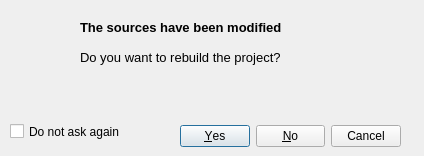
<ui version="4.0" >
 <class>RebuildDialog</class>
 <widget class="QDialog" name="RebuildDialog" >
  <property name="windowModality" >
   <enum>Qt::ApplicationModal</enum>
  </property>
  <property name="geometry" >
   <rect>
    <x>0</x>
    <y>0</y>
    <width>424</width>
    <height>156</height>
   </rect>
  </property>
  <property name="windowTitle" >
   <string>Quit?</string>
  </property>
  <property name="windowIcon" >
   <iconset>
    <normaloff>:/icons/22x22/state-failed.png</normaloff>:/icons/22x22/state-failed.png</iconset>
  </property>
  <widget class="QDialogButtonBox" name="btDlgControl" >
   <property name="geometry" >
    <rect>
     <x>180</x>
     <y>120</y>
     <width>221</width>
     <height>32</height>
    </rect>
   </property>
   <property name="orientation" >
    <enum>Qt::Horizontal</enum>
   </property>
   <property name="standardButtons" >
    <set>QDialogButtonBox::Cancel|QDialogButtonBox::No|QDialogButtonBox::Yes</set>
   </property>
   <property name="centerButtons" >
    <bool>false</bool>
   </property>
  </widget>
  <widget class="QLabel" name="lbIcon" >
   <property name="geometry" >
    <rect>
     <x>10</x>
     <y>20</y>
     <width>51</width>
     <height>51</height>
    </rect>
   </property>
   <property name="text" >
    <string/>
   </property>
   <property name="pixmap" >
    <pixmap resource="../icons/icons.qrc" >:/icons/48x48/applications-update.png</pixmap>
   </property>
  </widget>
  <widget class="QCheckBox" name="cbDontAsk" >
   <property name="geometry" >
    <rect>
     <x>10</x>
     <y>120</y>
     <width>141</width>
     <height>23</height>
    </rect>
   </property>
   <property name="text" >
    <string>Do not ask again</string>
   </property>
  </widget>
  <widget class="QLabel" name="lbReason" >
   <property name="geometry" >
    <rect>
     <x>80</x>
     <y>20</y>
     <width>331</width>
     <height>91</height>
    </rect>
   </property>
   <property name="text" >
    <string>&lt;!DOCTYPE HTML PUBLIC "-//W3C//DTD HTML 4.0//EN" "http://www.w3.org/TR/REC-html40/strict.dtd">
&lt;html>&lt;head>&lt;meta name="qrichtext" content="1" />&lt;style type="text/css">
p, li { white-space: pre-wrap; }
&lt;/style>&lt;/head>&lt;body style=" font-family:'MS Shell Dlg 2'; font-size:7.8pt; font-weight:400; font-style:normal;">
&lt;p style=" margin-top:0px; margin-bottom:0px; margin-left:0px; margin-right:0px; -qt-block-indent:0; text-indent:0px; font-size:8pt;">&lt;span style=" font-size:10pt; font-weight:600;">The sources have been modified&lt;/span>&lt;span style=" font-size:10pt;"> &lt;/span>&lt;/p>
&lt;p style="-qt-paragraph-type:empty; margin-top:0px; margin-bottom:0px; margin-left:0px; margin-right:0px; -qt-block-indent:0; text-indent:0px; font-size:10pt;">&lt;/p>
&lt;p style=" margin-top:0px; margin-bottom:0px; margin-left:0px; margin-right:0px; -qt-block-indent:0; text-indent:0px; font-size:10pt;">Do you want to rebuild the project?&lt;/p>&lt;/body>&lt;/html></string>
   </property>
   <property name="alignment" >
    <set>Qt::AlignLeading|Qt::AlignLeft|Qt::AlignTop</set>
   </property>
   <property name="wordWrap" >
    <bool>true</bool>
   </property>
  </widget>
 </widget>
 <resources>
  <include location="../icons/icons.qrc" />
  <include location="../icons/icons.qrc" />
  <include location="../icons/icons.qrc" />
  <include location="../icons/icons.qrc" />
  <include location="../icons/icons.qrc" />
 </resources>
 <connections>
  <connection>
   <sender>btDlgControl</sender>
   <signal>accepted()</signal>
   <receiver>RebuildDialog</receiver>
   <slot>accept()</slot>
   <hints>
    <hint type="sourcelabel" >
     <x>248</x>
     <y>254</y>
    </hint>
    <hint type="destinationlabel" >
     <x>157</x>
     <y>274</y>
    </hint>
   </hints>
  </connection>
  <connection>
   <sender>btDlgControl</sender>
   <signal>rejected()</signal>
   <receiver>RebuildDialog</receiver>
   <slot>reject()</slot>
   <hints>
    <hint type="sourcelabel" >
     <x>316</x>
     <y>260</y>
    </hint>
    <hint type="destinationlabel" >
     <x>286</x>
     <y>274</y>
    </hint>
   </hints>
  </connection>
 </connections>
</ui>
